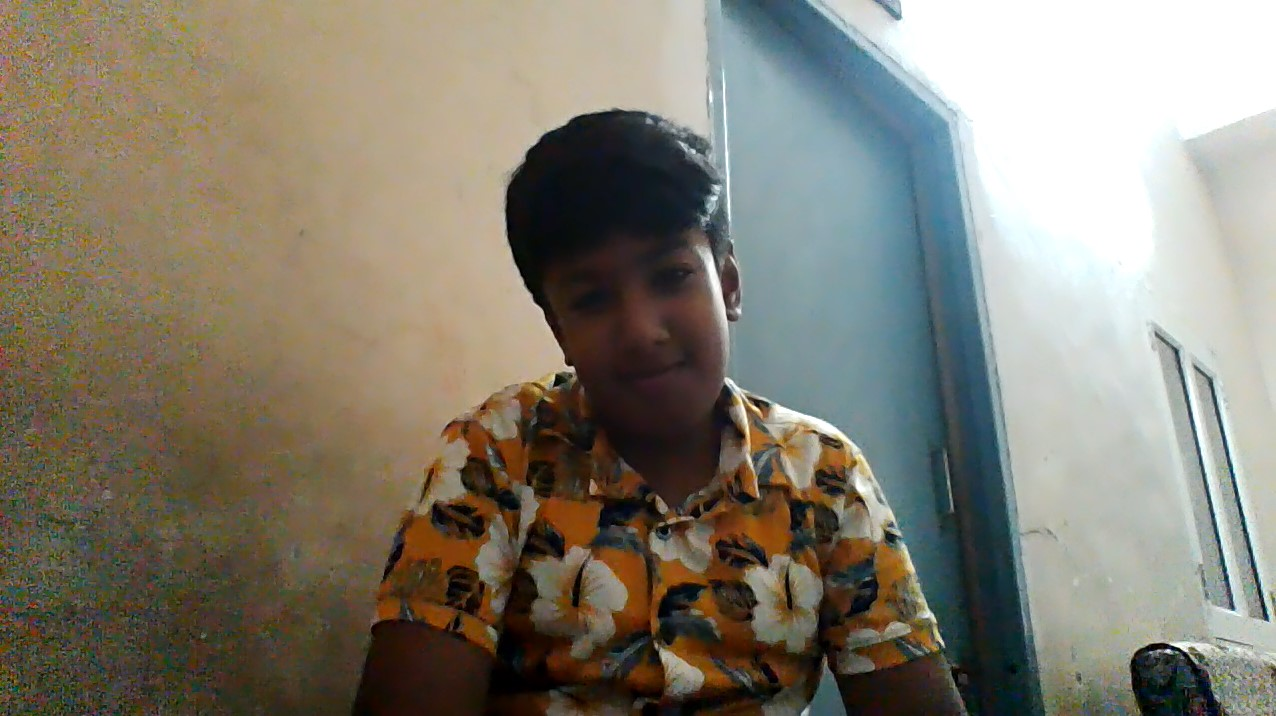
#> input picture server/imgprocessing/algorithms/histogramequalization/hist1.tiff, 1276 x 716 px
$ python imgnegative.py ../histogramequalization/hist1.tiff ../histogramequalization/high_contrast.png
#> lines starting #> are read from the running program, lines starting #| are printed output that depends on the picture
from PIL import Image
import cv2
import sys
import numpy as np

S = 255

# if in rgb
if(sys.argv[2]=="rgb"):
    # open in rgb
    img = cv2.imread(sys.argv[1],cv2.IMREAD_COLOR)
    B,G,R = cv2.split(img)
    B[:] = [S-x for x in B]     #inverting blue
    G[:] = [S-x for x in G]     #inverting green
    R[:] = [S-x for x in R]     #inverting red

    #saving image
    my_img = cv2.merge((B, G, R))
    cv2.imwrite(sys.argv[1]+'_inverted.png', my_img)
    cv2.imshow(sys.argv[1]+'_inverted.png', my_img)

#if in grayscale or binary
else:
    # open in grayscale
    img = cv2.imread(sys.argv[1],cv2.IMREAD_GRAYSCALE)
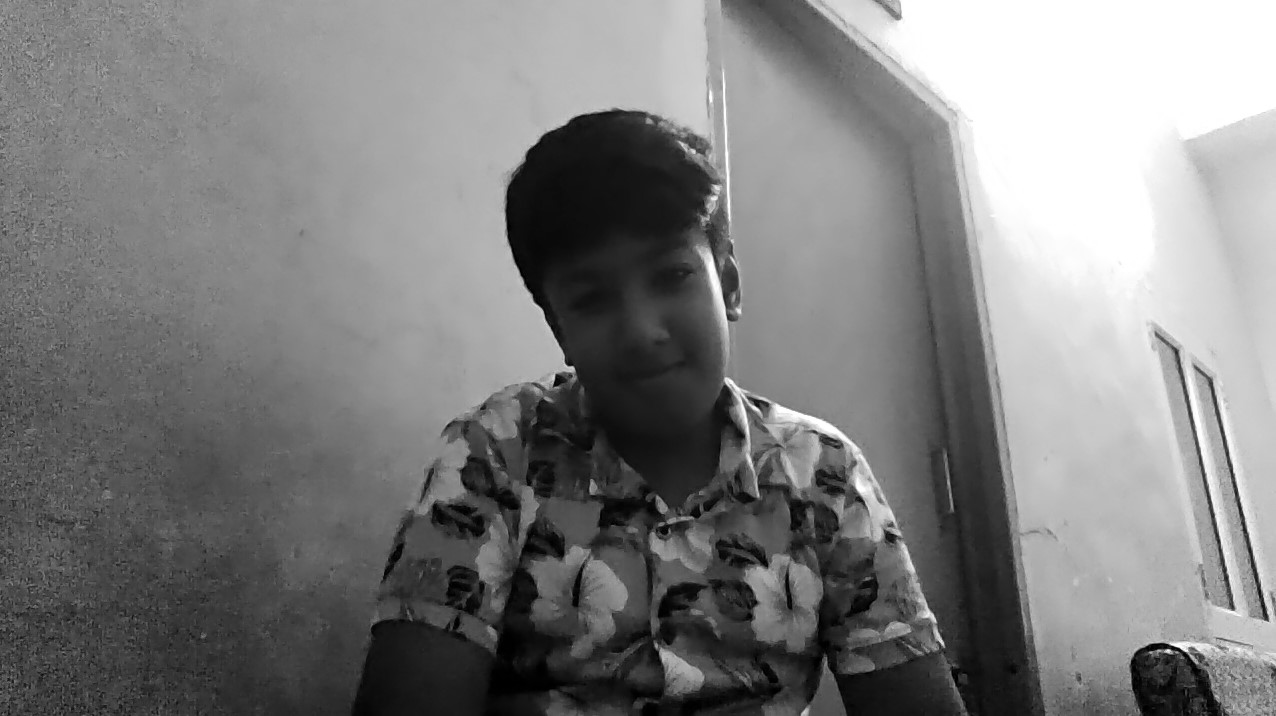
#> img: shape (716, 1276); min 0, max 255, mean 126.7
    my_img = np.array([S-x for x in img])
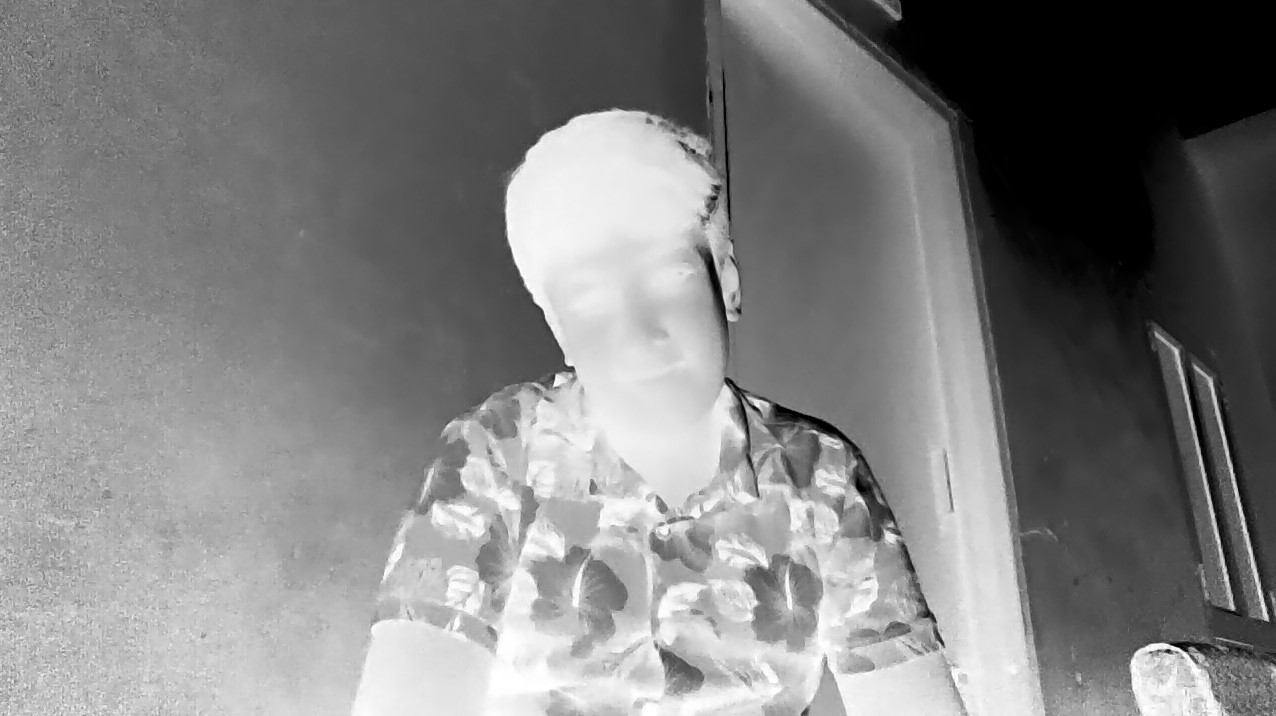
#> my_img: shape (716, 1276); min 0, max 255, mean 128.3
    cv2.imwrite(sys.argv[1]+'_inverted.png', my_img)
    cv2.imshow(sys.argv[1]+'_inverted.png', my_img)
